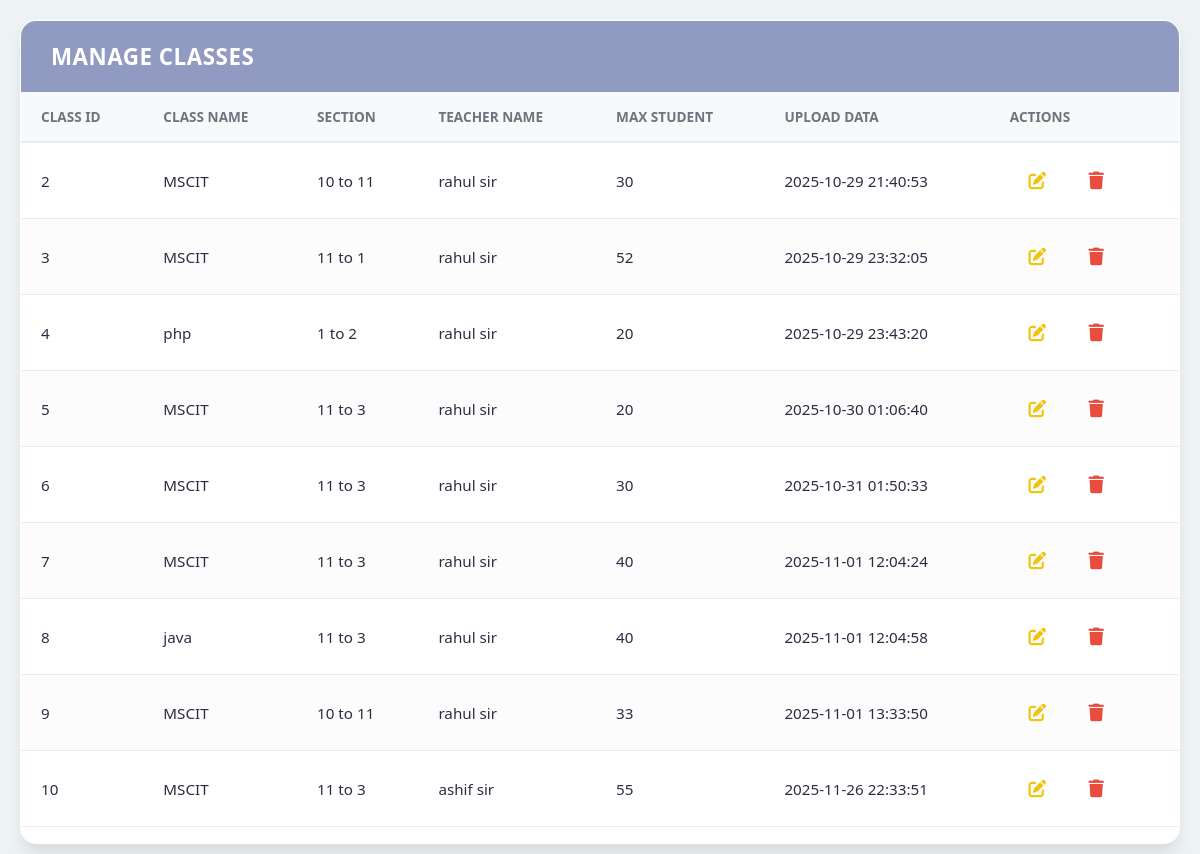
The page /show-details/show-class.php (signed in) on the database its author committed.
### tables this page shows
CREATE TABLE `add_class` (
  `class_id` int(11) NOT NULL,
  `Class_Name` varchar(30) NOT NULL,
  `Section` varchar(20) NOT NULL,
  `Teacher_Name` varchar(30) NOT NULL,
  `Max_Student` int(5) NOT NULL,
  `upload_date` timestamp NOT NULL DEFAULT current_timestamp()
);

### includes/security.php (called while the page is built, shortened)
<?php
function csrf_token()
{
    return $_SESSION['csrf_token'];
}
function generate_csrf_token()
{
    return csrf_token();
}

### show-details/show-class.php (the view, shortened to what this page needs)
<?php
require '../includes/config.php';
require '../includes/security.php';
$csrf_token = generate_csrf_token();
$query = "SELECT * FROM add_class";
$data = mysqli_query($con, $query);
$total = mysqli_num_rows($data);
?>
<html>
<head>
    <link href="https://cdnjs.cloudflare.com/ajax/libs/font-awesome/6.4.0/css/all.min.css" rel="stylesheet">
     <link rel="stylesheet" href="../css/details/class.css?v=<?php echo time(); ?>">
</head>
<body class="fixed-scroll-page">
    <div class="card fixed-scroll-card">
        <div class="card-header fixed-scroll-header">
            <h2 class="card-title">Manage Classes</h2>
        </div>
        <form action="" method="POST">
            <div class="card-body">
                <table class="details-table">
                    <thead>
                        <tr>
                            <th>Class ID</th>
                            <th>Class Name</th>
                            <th>Section</th>
                            <th>Teacher Name</th>
                            <th>Max Student</th>
                            <th>Upload Data</th>
                            <th>Actions</th>
                        </tr>
                    </thead>
                    <tbody>
                        <?php
                        if ($total > 0) {
                            while ($result = mysqli_fetch_assoc($data)) {
                                if (isset($_GET['edit_id']) && $_GET['edit_id'] == $result['class_id']) {
                                    echo "<tr>
                            <td>
                                " . $result['class_id'] . "
                                <input type='hidden' name='id' value='" . $result['class_id'] . "'>
                            </td>
                            <td><input type='text' name='cname' value='" . $result['Class_Name'] . "'></td>
                            <td><input type='text' name='section' value='" . $result['Section'] . "'></td>
                            <td><input type='text' name='tname' value='" . $result['Teacher_Name'] . "'></td>
                            <td><input type='number' name='max' value='" . $result['Max_Student'] . "'></td>
                            <td>" . $result['upload_date'] . "</td>
                            <td class='action-buttons'>
                                <button type='submit' name='save_btn' title='Save Changes'>
                                    <i class='fa-solid fa-check'></i>
                                </button>
                                <a href='show-class.php' title='Cancel' class='btn-cancel'>
                                    <i class='fa-solid fa-xmark'></i>
                                </a>
                            </td>
                        </tr>";
                                } else {
                                    echo "<tr>
                            <td>" . $result['class_id'] . "</td>
                            <td>" . $result['Class_Name'] . "</td>
                            <td>" . $result['Section'] . "</td>
                            <td>" . $result['Teacher_Name'] . "</td>
                            <td>" . $result['Max_Student'] . "</td>
                            <td>" . $result['upload_date'] . "</td>
                            <td class='action-buttons'>
                                <a href='show-class.php?edit_id=" . $result['class_id'] . "' class='btn-edit' title='Edit'>
                                    <i class='fa-solid fa-pen-to-square'></i>
                                </a>
                                <a href='show-class.php?delete_id=" . $result['class_id'] . "&csrf_token=" . urlencode($csrf_token) . "' class='btn-delete' onclick='return confirm(\"Are you sure you want to delete?\")' title='Delete'>
                                    <i class='fa-solid fa-trash'></i>
                                </a>
                            </td>
                        </tr>";
                                }
                            }
                        } else {
                            echo "<tr><td colspan='10' style='text-align:center;'>No Records Found</td></tr>";
                        }
                        ?>
                    </tbody>
                </table>
            </div>
        </form>
    </div>
</body>
</html>

### css/details/class.css (style rules this page uses)
:root { --primary-color: #4361ee; --secondary-color: #f8f9fa; --text-dark: #2b2d42; --text-light: #6c757d; --border-color: #e9ecef; --success-color: #2ecc71; --danger-color: #e74c3c; --warning-color: #f1c40f; }
body { font-family: 'Segoe UI', 'Roboto', sans-serif; background-color: #edf2f4; color: var(--text-dark); margin: 0; padding: 30px; }
.fixed-scroll-page { padding: 20px; box-sizing: border-box; }
.fixed-scroll-page .fixed-scroll-card { display: block; }
.fixed-scroll-page .fixed-scroll-header { position: sticky; top: 0; z-index: 2; }
.fixed-scroll-page .card-body { max-height: calc(100vh - 160px); overflow: auto; }
.fixed-scroll-page .details-table thead th { position: sticky; top: 0; z-index: 1; background-color: #f8f9fa; }
.card { background-color: #ffffff; border-radius: 16px; box-shadow: 0 10px 15px -3px rgba(0, 0, 0, 0.1); overflow: hidden; border: 1px solid white; }
.card-header { background-color: #919ac1; padding: 20px 30px; color: white; }
.card-title { font-size: 1.4rem; font-weight: 600; margin: 0; text-transform: uppercase; letter-spacing: 0.5px; }
.card-body { padding: 0; overflow-x: auto; }
.details-table { width: 100%; border-collapse: collapse; min-width: 900px; }
.details-table thead tr { background-color: #f8f9fa; }
.details-table th { padding: 15px 20px; font-size: 0.85rem; font-weight: 700; color: var(--text-light); text-transform: uppercase; border-bottom: 2px solid var(--border-color); text-align: left; }
.details-table td { padding: 12px 20px; font-size: 0.95rem; color: var(--text-dark); border-bottom: 1px solid var(--border-color); vertical-align: middle; }
.details-table tbody tr:nth-of-type(even) { background-color: #fcfcfc; }
.action-buttons { white-space: nowrap; }
.action-buttons a, .action-buttons button { border: none; background: none; cursor: pointer; font-size: 1.1rem; padding: 8px; margin: 0 2px; border-radius: 50%; transition: all 0.2s ease; display: inline-flex; align-items: center; justify-content: center; width: 35px; height: 35px; text-decoration: none; }
.btn-edit { color: var(--warning-color); background-color: rgba(241, 196, 15, 0.1); }
.btn-delete, .btn-cancel { color: var(--danger-color); background-color: rgba(231, 76, 60, 0.1); }

### rows shown on the page
add_class: class_id "2", Class_Name "MSCIT", Section "10 to 11", Teacher_Name "rahul sir", Max_Student "30", upload_date "2025-10-29 21:40:53"
add_class: class_id "3", Class_Name "MSCIT", Section "11 to 1", Teacher_Name "rahul sir", Max_Student "52", upload_date "2025-10-29 23:32:05"
add_class: class_id "4", Class_Name "php", Section "1 to 2", Teacher_Name "rahul sir", Max_Student "20", upload_date "2025-10-29 23:43:20"
add_class: class_id "5", Class_Name "MSCIT", Section "11 to 3", Teacher_Name "rahul sir", Max_Student "20", upload_date "2025-10-30 01:06:40"
add_class: class_id "6", Class_Name "MSCIT", Section "11 to 3", Teacher_Name "rahul sir", Max_Student "30", upload_date "2025-10-31 01:50:33"
add_class: class_id "7", Class_Name "MSCIT", Section "11 to 3", Teacher_Name "rahul sir", Max_Student "40", upload_date "2025-11-01 12:04:24"
add_class: class_id "8", Class_Name "java", Section "11 to 3", Teacher_Name "rahul sir", Max_Student "40", upload_date "2025-11-01 12:04:58"
add_class: class_id "9", Class_Name "MSCIT", Section "10 to 11", Teacher_Name "rahul sir", Max_Student "33", upload_date "2025-11-01 13:33:50"
add_class: class_id "10", Class_Name "MSCIT", Section "11 to 3", Teacher_Name "ashif sir", Max_Student "55", upload_date "2025-11-26 22:33:51"
